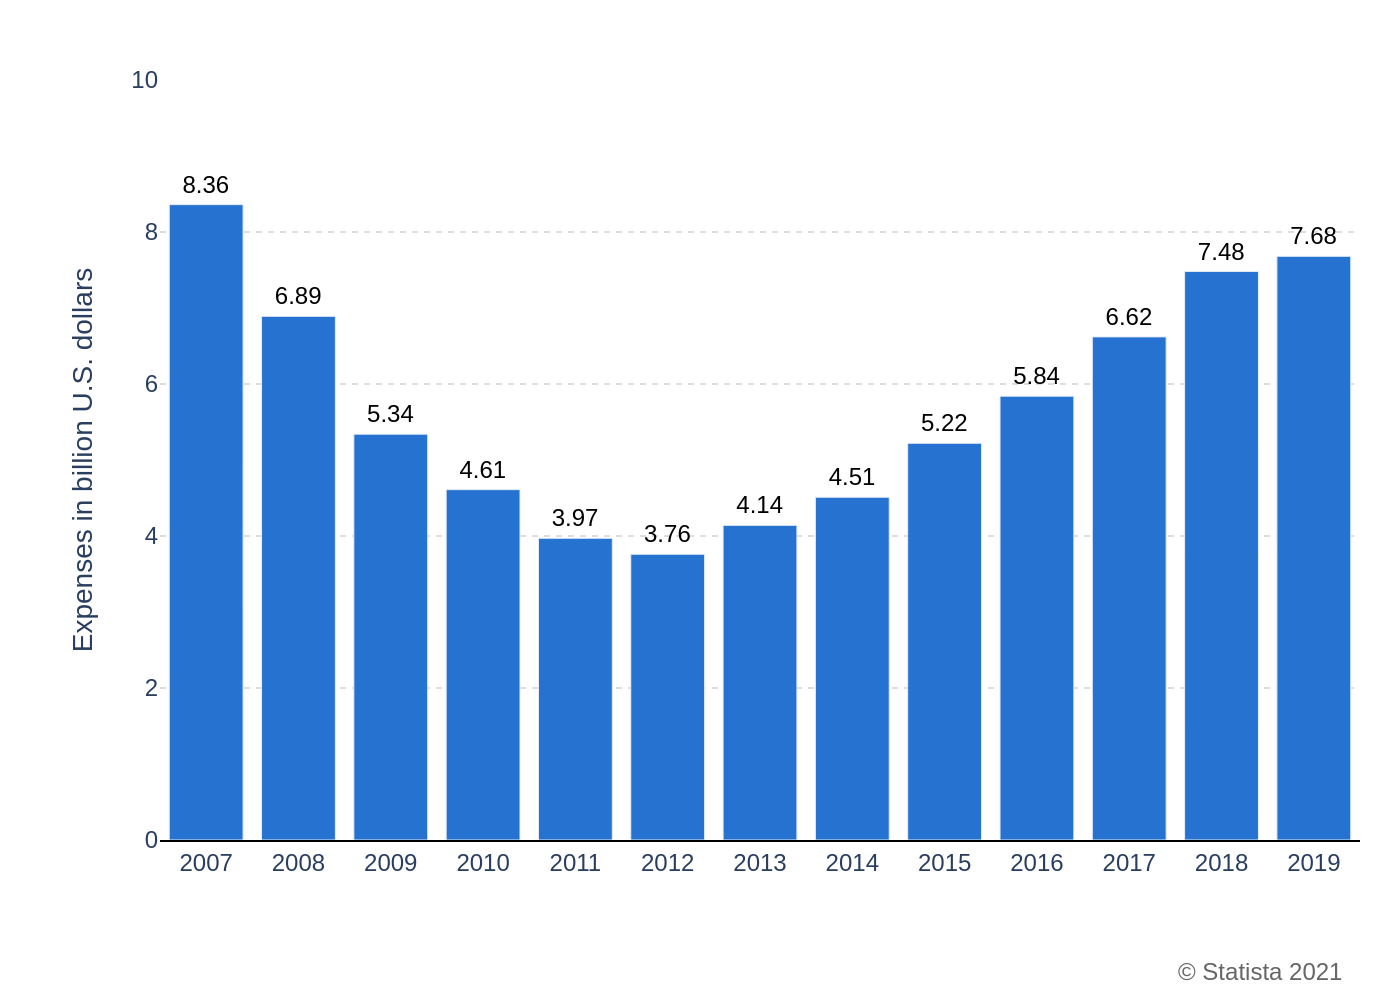

This figure's Python source:
import sys
import json
import plotly.graph_objects as go

# Check if a command-line argument is provided
if len(sys.argv) != 2:
    print("Usage: python generate_chart.py <path_to_json_file>")
    sys.exit(1)

json_path = sys.argv[1]

# Derive the output filename from the JSON filename
if json_path.endswith('.json'):
    output_filename = json_path[:-5] + '.png'
else:
    output_filename = json_path + '.png'

# Read data from the specified JSON file
try:
    with open(json_path, 'r', encoding='utf-8') as f:
        chart_info = json.load(f)
except FileNotFoundError:
    print(f"Error: JSON file not found at {json_path}")
    sys.exit(1)
except json.JSONDecodeError:
    print(f"Error: Could not decode JSON from {json_path}")
    sys.exit(1)


# Extract data and texts
chart_data = chart_info.get('chart_data', [])
texts = chart_info.get('texts', {})
colors = chart_info.get('colors', [])

# Prepare data for Plotly
x_values = [item['x'] for item in chart_data]
y_values = [item['y'] for item in chart_data]

# Create the figure
fig = go.Figure()

# Add the bar trace
fig.add_trace(
    go.Bar(
        x=x_values,
        y=y_values,
        marker_color=colors[0] if colors else None,
        text=y_values,
        textposition='outside',
        texttemplate='%{y:.2f}',
        cliponaxis=False,
        hoverinfo='none',
        showlegend=False
    )
)

# Update layout to match the original image
fig.update_layout(
    font_family="Arial",
    plot_bgcolor='white',
    paper_bgcolor='white',
    margin=dict(l=80, r=20, t=40, b=80),
    xaxis=dict(
        title_text=texts.get('xaxis_title'),
        showgrid=False,
        zeroline=False,
        linecolor='black',
        linewidth=1
    ),
    yaxis=dict(
        title_text=texts.get('yaxis_title'),
        range=[0, 10],
        tickmode='linear',
        tick0=0,
        dtick=2,
        gridcolor='#dddddd',
        griddash='dot',
        zeroline=False,
        showline=False
    ),
    annotations=[
        dict(
            text=texts.get('source', ''),
            showarrow=False,
            xref='paper',
            yref='paper',
            x=0.99,
            y=-0.15,
            xanchor='right',
            yanchor='top',
            align='right',
            font=dict(size=12, color='#666666')
        )
    ]
)

# Update text font on bars
fig.update_traces(
    textfont=dict(
        family="Arial",
        size=12,
        color='black'
    )
)


# Save the figure to a PNG file
fig.write_image(output_filename, scale=2)

print(f"Chart successfully generated and saved to {output_filename}")
